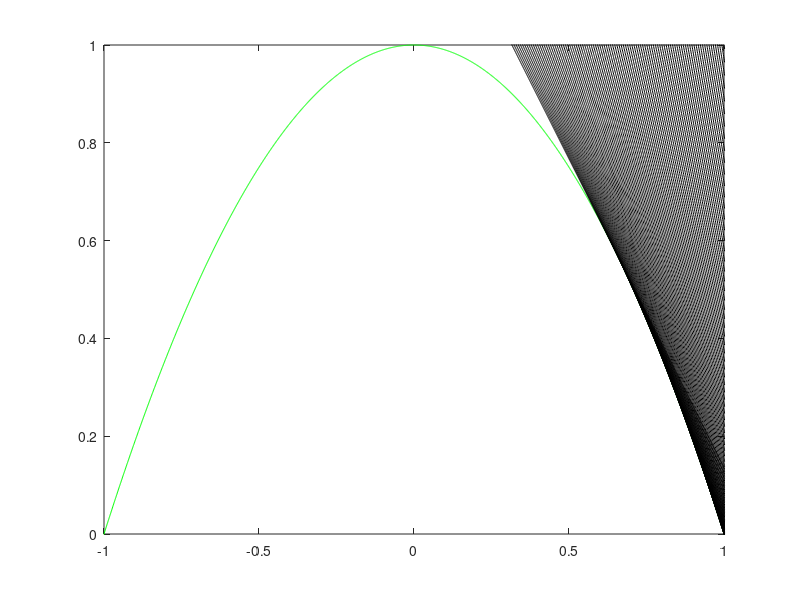

Here is the MATLAB script that generated this plot:
clear all
% g(x,y) = 1 - x^2 - y
% linerization of g(x,y) at points on line y = x
%
xmin = (-1 + 5^0.5)/2;
xmax = 2;

n = 100;

X = -2:0.001:2;
G = 1 - X.^2;
plot(X,G,'g'); hold on

for i=1:n
    s = xmin + i*(xmax-xmin)/n;
    Y = -2*s*X + s^2 + 1;
    plot(X,Y,'k'); hold on
end

hold off
axis([-1 1 0 1])
    
    